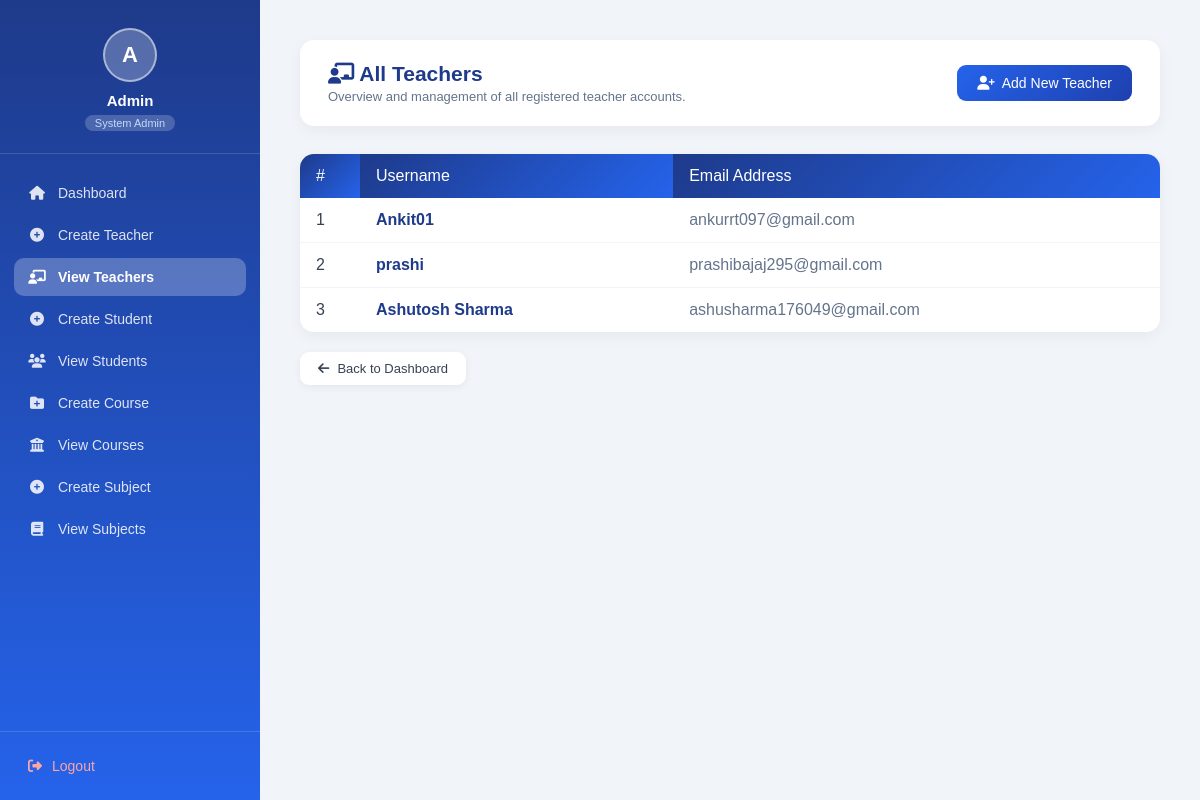
Before: /teachers/ (signed in) with the older database file.
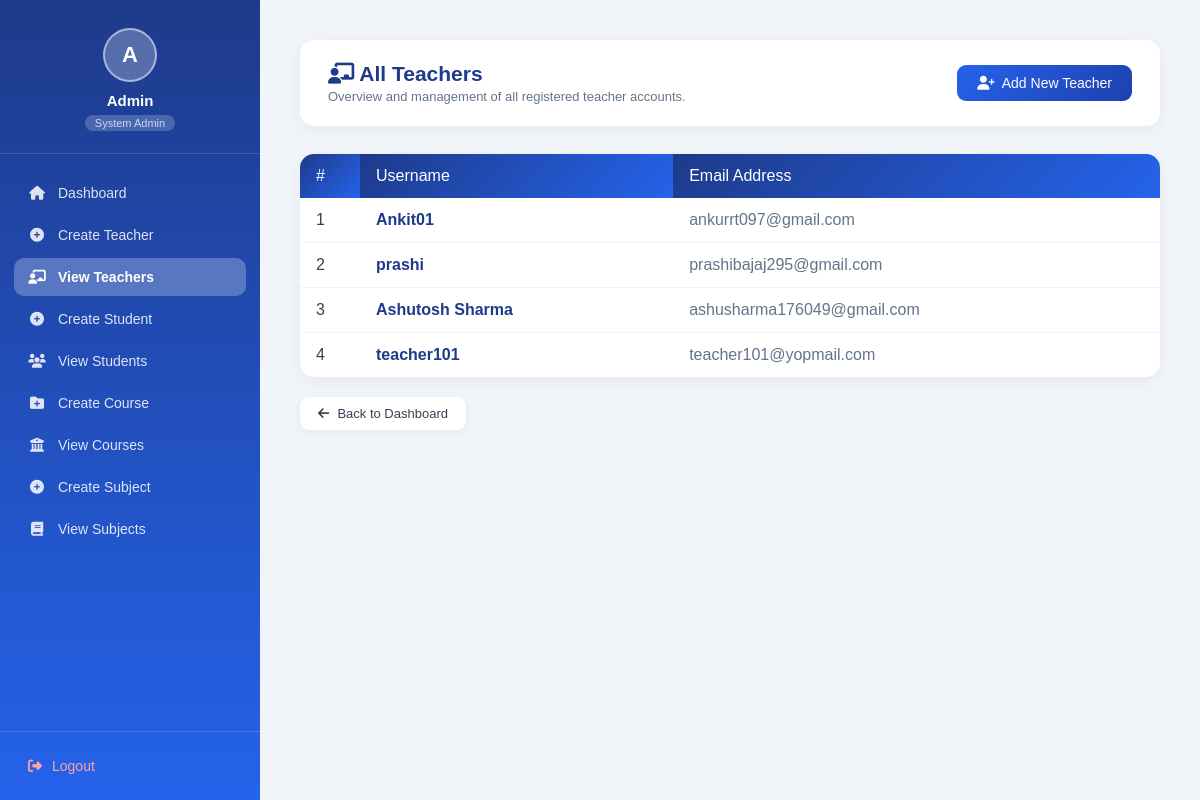
After: the same page with the newer database file.
### project/models.py (models this page shows, shortened)
class CustomUser(AbstractUser):
    ROLE_CHOICES = (
        ('admin', 'Admin'),
        ('teacher', 'Teacher'),
        ('student', 'Student'),
    )
    role = models.CharField(max_length=10, choices=ROLE_CHOICES)

### project/views.py (the view)
# urls.py: path('teachers/', views.teacher_list, name='teacher_list'),
@login_required
def teacher_list(request):
    teachers = CustomUser.objects.filter(role='teacher')
    return render(request, "admin/teacher_list.html", {'teachers': teachers})

### project/templates/admin/teacher_list.html (shortened to what this page needs)
<!DOCTYPE html>
<html lang="en">
<head>
</head>
<body>
    {% include 'includes/_admin_sidebar.html' %}
    <div class="main">
        <div class="page-header">
            <div>
                <h1><i class="fas fa-chalkboard-teacher"></i> All Teachers</h1>
                <p>Overview and management of all registered teacher accounts.</p>
            </div>
            <a href="{% url 'create_teacher' %}" class="btn-primary">
                <i class="fas fa-user-plus"></i> Add New Teacher
            </a>
        </div>
        <div class="card">
            <div class="card-body" style="padding: 0;">
                {% if teachers %}
                <table>
                    <thead>
                        <tr>
                            <th style="width: 60px;">#</th>
                            <th>Username</th>
                            <th>Email Address</th>
                        </tr>
                    </thead>
                    <tbody>
                        {% for teacher in teachers %}
                        <tr>
                            <td>{{ forloop.counter }}</td>
                            <td style="font-weight: 600; color: #1e3a8a;">{{ teacher.username }}</td>
                            <td style="color: #64748b;">{{ teacher.email }}</td>
                        </tr>
                        {% endfor %}
                    </tbody>
                </table>
                {% else %}
                <div class="empty-state">
                    <i class="fas fa-users-slash"></i>
                    <p>No teachers have been registered yet.</p>
                </div>
                {% endif %}
            </div>
        </div>
        <div style="margin-top: 20px;">
            <a href="{% url 'admin_dashboard' %}" class="back-btn"><i class="fas fa-arrow-left"></i> Back to
                Dashboard</a>
        </div>
    </div>
</body>
</html>

Changed rows visible on the page:
added CustomUser: username "teacher101", email "teacher101@yopmail.com"
